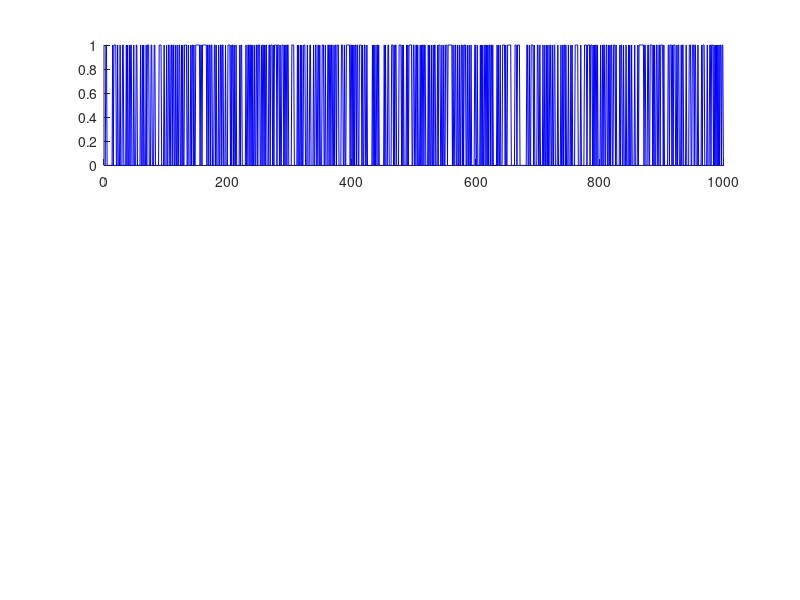

This chart was generated by the following MATLAB code: (Note: this script raises an error after producing the figure.)
%% Sheet 8 – Boolean operators and flow charts
% Please write all commands in the MATLAB editor into one single m-file and 
% save it in a folder that you specifically dedicate to this workshop. If
% you don t know how a command is being used type “help [commandname]” into 
% the command window. Comment each code line briefly to document what it is 
% doing.

clc
clear
close all

%% Exercise 1:
% A “coincidence neuron” is a neuron that outputs a spike (an action
% potential) only if all their input dendrites receive a spike
% simultaneously (i.e., at the same point in time). The goal here is to
% model such a coincidence neuron with 3 independent input dendrites and 
% one output axon. Let a spike be symbolized by a "1" and no spike with a 
% “0”.

% a) Create the three input vectors symbolizing the three dendrites by 
% using a random process that creates a spike in 10% of the instances in 
% time. Let all three vectors have 1000 entries corresponding to 1 second 
% of data (i.e., a sampling frequency of 1000 Hz).

freq = 1000;
th = .7;
strike = zeros(freq, 1);
den1 = abs(randn(freq, 1));
den2 = abs(randn(freq, 1));
den3 = abs(randn(freq, 1));
for i = 1:freq
    if den1(i) >= th && den2(i) >= th && den3(i) >= th
        strike(i) = 1;
    end
end

% b) Calculate the spike rate of each dendrite, i.e., the average number of 
% spikes per second.

den1_strike = 0;
den2_strike = 0;
den3_strike = 0;
for i = 1:freq
    if den1(i) >= th
         den1_strike = den1_strike + 1;
         den1(i) = 1;
    else
         den1(i) = 0;
    end
    if den2(i) >= th
         den2_strike = den2_strike + 1;
         den2(i) = 1;
    else
         den2(i) = 0;
    end
    if den3(i) >= th
         den3_strike = den3_strike + 1;
         den3(i) = 1;
    else
         den3(i) = 0;
    end
end

% c) Create the output of the coincidence neuron by assuming that it only 
% spikes when all three dendrites have a spike at the same instant in time.

% for i = 1:freq
%     if den1(i) >= th && den2(i) >= th && den3(i) >= th
%         disp('Strike!')
%     end
% end

% d) What is the average spike rate (i.e., the number of spikes per second) 
% of the output axon?

sps = 0;
for i = 1:freq
    if den1(i) >= th && den2(i) >= th && den3(i) >= th
        sps = sps + 1;
    end
end

% e) Plot the spike trains of the three input dendrites within one plot
% using different colors. Mark the instances in time that the output neuron 
% spikes with  X’-Symbols in a different color.

figure()
subplot(3, 1, 1);
plot1 = plot(1:freq, den1, 'b', 1:freq, strike, 'gX');
title('Dendrite 1')
xlim([0 freq])
ylim([0.0001 1.01])
xlabel('Impulse') 
ylabel('time (ms)') 

subplot(3, 1, 2);
plot2 = plot(1:freq, den2, 'r', 1:freq, strike, 'gX');
title('Dendrite 2')
xlim([0 freq])
ylim([0 1.01])
xlabel('Impulse') 
ylabel('time (ms)') 

subplot(3, 1, 3);
plot3 = plot(1:freq, den3, 'm', 1:freq, strike, 'gX');
title('Dendrite 3')
xlim([0 freq])
ylim([0 1.01])
xlabel('Impulse') 
ylabel('time (ms)') 

%% Exercise 2:
% Take the same neuron from Exercise 1, but now assume that one of the 
% three dendrites has an inhibitory behavior, i.e., the coincidence neuron 
% spikes if the two excitatory dendrites have a spike at the same time, but 
% only if at that instance in time there is not a spike from the inhibitory 
% dendrite. What is the spike rate of the output axon now?

freq2 = 1000;
th2 = .7;
strike2 = zeros(freq2, 1);
den1 = abs(randn(freq2, 1));
den2 = abs(randn(freq2, 1));
den3 = abs(randn(freq2, 1));
sps2 = 0;

for i = 1:freq2
    if den1(i) >= th2 && den2(i) >= th2 && den3(i) < th2
        strike2(i) = 1;
        sps2 = sps2 + 1;
    end
end
sps2

%% Exercise 3:
% Before you start the actual coding of this exercise, make a flow
% chart about this task!
% Based on the code from Sheet #8, Exercise 1 (coin-flip), modify the
% code such that user gets a second chance to flip the coin only if the
% coin flip took place in a second that is an even number, e.g., at
% 17:33:44, but not at 17:33:45. Use the command clock to access
% the exact time. year month day hour minute second

% clock = fix(clock);
% IS_EVEN = ~mod(clock(6),2);
% r = randi([0 1], 1);
% flip_again = 0
% 
% while flip_again == 0
%     if r == 1
%         disp('Heads!')
%     else
%         disp('Tails :(')
%     end
% 
%     if IS_EVEN == 1
%         flip_again = 1;
%     end
% end
